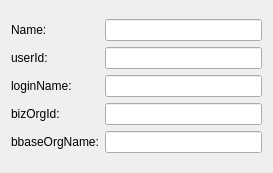
<?xml version="1.0" encoding="UTF-8"?>
<ui version="4.0">
 <class>UserInfo</class>
 <widget class="QWidget" name="UserInfo">
  <property name="geometry">
   <rect>
    <x>0</x>
    <y>0</y>
    <width>273</width>
    <height>173</height>
   </rect>
  </property>
  <property name="windowTitle">
   <string>Form</string>
  </property>
  <layout class="QVBoxLayout" name="verticalLayout">
   <item>
    <layout class="QGridLayout" name="gridLayout">
     <item row="0" column="0">
      <widget class="QLabel" name="label">
       <property name="text">
        <string>Name:</string>
       </property>
      </widget>
     </item>
     <item row="0" column="1">
      <widget class="QLineEdit" name="lineEdit_Name"/>
     </item>
     <item row="1" column="0">
      <widget class="QLabel" name="label_bizOrgId_2">
       <property name="text">
        <string>userId:</string>
       </property>
      </widget>
     </item>
     <item row="1" column="1">
      <widget class="QLineEdit" name="lineEdit_userId"/>
     </item>
     <item row="2" column="0">
      <widget class="QLabel" name="label_bizOrgId_3">
       <property name="text">
        <string>loginName:</string>
       </property>
      </widget>
     </item>
     <item row="2" column="1">
      <widget class="QLineEdit" name="lineEdit_loginName"/>
     </item>
     <item row="3" column="0">
      <widget class="QLabel" name="label_bizOrgId">
       <property name="text">
        <string>bizOrgId:</string>
       </property>
      </widget>
     </item>
     <item row="3" column="1">
      <widget class="QLineEdit" name="lineEdit_bizOrgId"/>
     </item>
     <item row="4" column="0">
      <widget class="QLabel" name="label_baseOrgName">
       <property name="text">
        <string>bbaseOrgName:</string>
       </property>
      </widget>
     </item>
     <item row="4" column="1">
      <widget class="QLineEdit" name="lineEdit_baseOrgName"/>
     </item>
    </layout>
   </item>
  </layout>
 </widget>
 <resources/>
 <connections/>
</ui>
